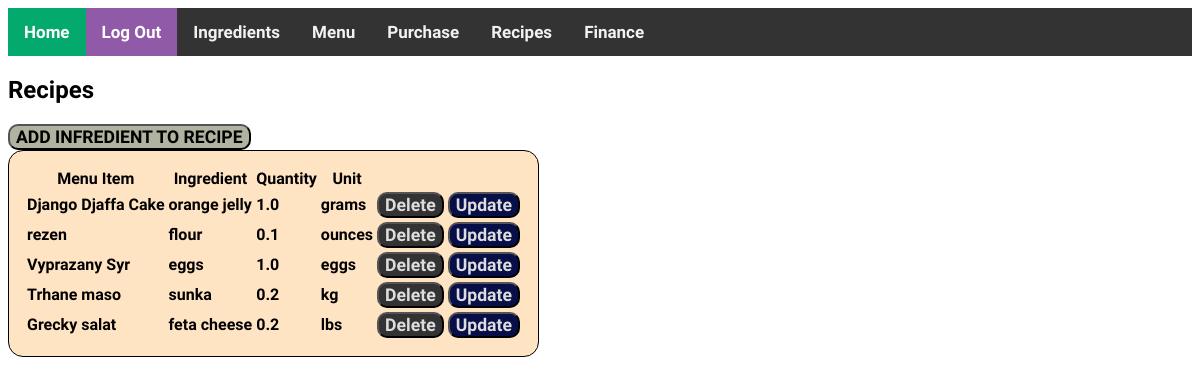
The page /recipe/ (signed in) on the database its author committed.
### inventory/models.py (models this page shows, shortened)
class RecipeRequirements(models.Model):
    menu_item = models.ForeignKey(MenuItem, on_delete=models.CASCADE)
    ingredient = models.ForeignKey(Ingredient, on_delete=models.CASCADE)
    quantity = models.FloatField(default=0)

class MenuItem(models.Model):
    name = models.CharField(max_length=200)
    price = models.FloatField(default=0)

class Ingredient(models.Model):
    name = models.CharField(max_length=200)
    quantity = models.FloatField(default=0)
    quantity_type = models.CharField(max_length=200)
    price = models.FloatField(default=0)

### inventory/views.py (the view)
# urls.py: path('recipe/', views.RecipeView.as_view(), name='recipe'),
class RecipeView(LoginRequiredMixin, ListView):
    template_name = 'inventory/recipe.html'
    model = RecipeRequirements

### inventory/templates/inventory/recipe.html (shortened to what this page needs)
{% extends 'base.html' %}
{% load static %}
{% block content %}
  <div>
    <h2>Recipes</h2>
    <a href="{% url "create_recipe" %}"><button class="create-button">ADD INFREDIENT TO RECIPE</button></a>
    <table class="inventory-table">
      <thead>
        <tr>
          <th>Menu Item</th>
          <th>Ingredient</th>
          <th>Quantity</th>
          <th>Unit</th>
          <th></th>
        </tr>
      </thead>
      <tbody>
      {% for item in object_list %}
        <tr>
          <td> {{ item.menu_item.name }}</td>
          <td> {{ item.ingredient.name }}</td>
          <td> {{ item.quantity }}</td>
          <td> {{ item.ingredient.quantity_type }}</td>
          <td><a href="{% url "delete_recipe" item.id %}"><button class="del-button">Delete</button></a></td>
          <td><a href="{% url "update_recipe" item.id %}"><button class="update-button">Update</button></a></td>
        </tr>
      {% endfor %}
      </tbody>
    </table>
  </div>
{% endblock %}

### inventory/static/styles.css (style rules this page uses)
html { font-family: 'Sofia Sans', sans-serif; font-weight: bold; }
.del-button { background-color: #333; color: #ddd; font-family: 'Sofia Sans', sans-serif; border-radius: 10px; transition: 1s; font-size: 110%; font-weight: bolder; }
.update-button { background-color: rgb(7, 14, 72); color: #ddd; font-family: 'Sofia Sans', sans-serif; border-radius: 10px; transition: 1s; font-size: 110%; font-weight: bolder; }
.create-button { background-color: rgb(175, 179, 160); color: black; font-family: 'Sofia Sans', sans-serif; border-radius: 10px; transition: 1s; font-size: 110%; font-weight: bolder; }
.inventory-table { background-color: bisque; padding: 15px; border: 1px solid black; border-radius: 15px; }

### rows shown on the page
RecipeRequirements: menu_item.name "Django Djaffa Cake", ingredient.name "orange jelly", quantity "1.0", ingredient.quantity_type "grams"
RecipeRequirements: menu_item.name "rezen", ingredient.name "flour", quantity "0.1", ingredient.quantity_type "ounces"
RecipeRequirements: menu_item.name "Vyprazany Syr", ingredient.name "eggs", quantity "1.0", ingredient.quantity_type "eggs"
RecipeRequirements: menu_item.name "Trhane maso", ingredient.name "sunka", quantity "0.2", ingredient.quantity_type "kg"
RecipeRequirements: menu_item.name "Grecky salat", ingredient.name "feta cheese", quantity "0.2", ingredient.quantity_type "lbs"
